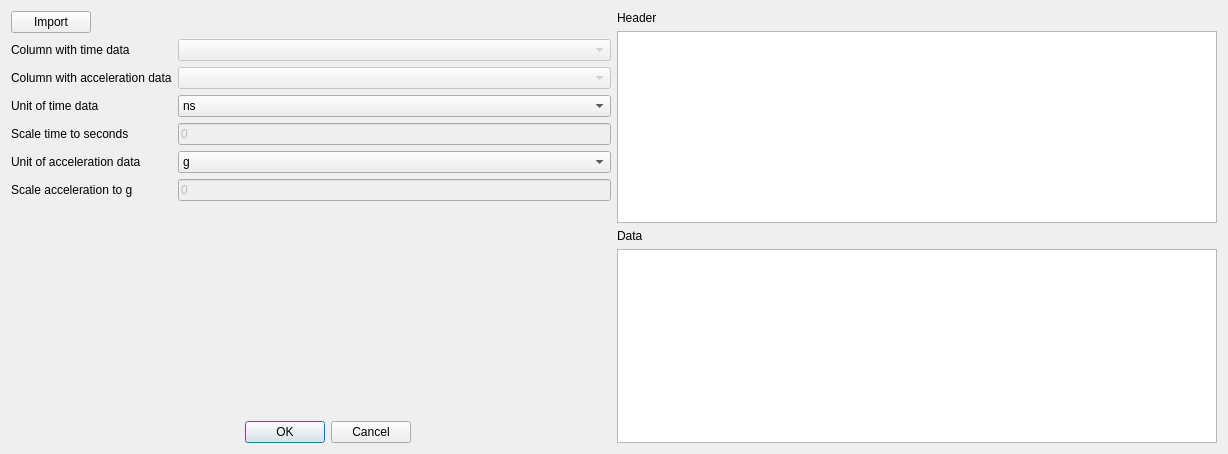
<?xml version="1.0" encoding="UTF-8"?>
<ui version="4.0">
 <class>Dialog</class>
 <widget class="QDialog" name="Dialog">
  <property name="geometry">
   <rect>
    <x>0</x>
    <y>0</y>
    <width>1228</width>
    <height>454</height>
   </rect>
  </property>
  <property name="windowTitle">
   <string>Dialog</string>
  </property>
  <layout class="QVBoxLayout" name="verticalLayout_2">
   <item>
    <layout class="QHBoxLayout" name="horizontalLayout_7">
     <item>
      <layout class="QVBoxLayout" name="verticalLayout">
       <item>
        <layout class="QHBoxLayout" name="horizontalLayout_4">
         <item>
          <widget class="QPushButton" name="import_button">
           <property name="text">
            <string>Import</string>
           </property>
          </widget>
         </item>
         <item>
          <spacer name="horizontalSpacer">
           <property name="orientation">
            <enum>Qt::Horizontal</enum>
           </property>
           <property name="sizeHint" stdset="0">
            <size>
             <width>40</width>
             <height>20</height>
            </size>
           </property>
          </spacer>
         </item>
        </layout>
       </item>
       <item>
        <layout class="QFormLayout" name="formLayout">
         <item row="0" column="0">
          <widget class="QLabel" name="columTime_label">
           <property name="text">
            <string>Column with time data</string>
           </property>
          </widget>
         </item>
         <item row="0" column="1">
          <widget class="QComboBox" name="columnTime_combo">
           <property name="enabled">
            <bool>false</bool>
           </property>
          </widget>
         </item>
         <item row="1" column="0">
          <widget class="QLabel" name="columnAcc_label">
           <property name="text">
            <string>Column with acceleration data</string>
           </property>
          </widget>
         </item>
         <item row="1" column="1">
          <widget class="QComboBox" name="columnAcc_combo">
           <property name="enabled">
            <bool>false</bool>
           </property>
          </widget>
         </item>
         <item row="2" column="0">
          <widget class="QLabel" name="unitTime_label">
           <property name="text">
            <string>Unit of time data</string>
           </property>
          </widget>
         </item>
         <item row="2" column="1">
          <widget class="QComboBox" name="unitTime_combo">
           <item>
            <property name="text">
             <string>ns</string>
            </property>
           </item>
           <item>
            <property name="text">
             <string>ms</string>
            </property>
           </item>
           <item>
            <property name="text">
             <string>s</string>
            </property>
           </item>
           <item>
            <property name="text">
             <string>min</string>
            </property>
           </item>
           <item>
            <property name="text">
             <string>h</string>
            </property>
           </item>
           <item>
            <property name="text">
             <string>custom</string>
            </property>
           </item>
          </widget>
         </item>
         <item row="3" column="0">
          <widget class="QLabel" name="scaleTime_label">
           <property name="text">
            <string>Scale time to seconds</string>
           </property>
          </widget>
         </item>
         <item row="3" column="1">
          <widget class="QLineEdit" name="scaleTime_edit">
           <property name="enabled">
            <bool>false</bool>
           </property>
           <property name="text">
            <string>0</string>
           </property>
          </widget>
         </item>
         <item row="4" column="0">
          <widget class="QLabel" name="unitAcc_label">
           <property name="text">
            <string>Unit of acceleration data</string>
           </property>
          </widget>
         </item>
         <item row="4" column="1">
          <widget class="QComboBox" name="unitAcc_combo">
           <item>
            <property name="text">
             <string>g</string>
            </property>
           </item>
           <item>
            <property name="text">
             <string>ms^2</string>
            </property>
           </item>
           <item>
            <property name="text">
             <string>custom</string>
            </property>
           </item>
          </widget>
         </item>
         <item row="5" column="0">
          <widget class="QLabel" name="scaleAcc_label">
           <property name="text">
            <string>Scale acceleration to g</string>
           </property>
          </widget>
         </item>
         <item row="5" column="1">
          <widget class="QLineEdit" name="scaleAcc_edit">
           <property name="enabled">
            <bool>false</bool>
           </property>
           <property name="text">
            <string>0</string>
           </property>
          </widget>
         </item>
        </layout>
       </item>
       <item>
        <layout class="QHBoxLayout" name="horizontalLayout_6">
         <item>
          <spacer name="horizontalSpacer_5">
           <property name="orientation">
            <enum>Qt::Horizontal</enum>
           </property>
           <property name="sizeHint" stdset="0">
            <size>
             <width>40</width>
             <height>20</height>
            </size>
           </property>
          </spacer>
         </item>
         <item>
          <widget class="QDialogButtonBox" name="buttonBox">
           <property name="orientation">
            <enum>Qt::Horizontal</enum>
           </property>
           <property name="standardButtons">
            <set>QDialogButtonBox::Cancel|QDialogButtonBox::Ok</set>
           </property>
          </widget>
         </item>
         <item>
          <spacer name="horizontalSpacer_3">
           <property name="orientation">
            <enum>Qt::Horizontal</enum>
           </property>
           <property name="sizeHint" stdset="0">
            <size>
             <width>40</width>
             <height>20</height>
            </size>
           </property>
          </spacer>
         </item>
        </layout>
       </item>
      </layout>
     </item>
     <item>
      <layout class="QVBoxLayout" name="verticalLayout_3">
       <item>
        <widget class="QLabel" name="header_label">
         <property name="text">
          <string>Header</string>
         </property>
        </widget>
       </item>
       <item>
        <widget class="QPlainTextEdit" name="sample_edit">
         <property name="sizePolicy">
          <sizepolicy hsizetype="Expanding" vsizetype="Minimum">
           <horstretch>0</horstretch>
           <verstretch>0</verstretch>
          </sizepolicy>
         </property>
        </widget>
       </item>
       <item>
        <widget class="QLabel" name="label">
         <property name="text">
          <string>Data</string>
         </property>
        </widget>
       </item>
       <item>
        <widget class="QTableWidget" name="data_table"/>
       </item>
      </layout>
     </item>
    </layout>
   </item>
  </layout>
 </widget>
 <resources/>
 <connections>
  <connection>
   <sender>buttonBox</sender>
   <signal>accepted()</signal>
   <receiver>Dialog</receiver>
   <slot>accept()</slot>
   <hints>
    <hint type="sourcelabel">
     <x>248</x>
     <y>254</y>
    </hint>
    <hint type="destinationlabel">
     <x>157</x>
     <y>274</y>
    </hint>
   </hints>
  </connection>
  <connection>
   <sender>buttonBox</sender>
   <signal>rejected()</signal>
   <receiver>Dialog</receiver>
   <slot>reject()</slot>
   <hints>
    <hint type="sourcelabel">
     <x>316</x>
     <y>260</y>
    </hint>
    <hint type="destinationlabel">
     <x>286</x>
     <y>274</y>
    </hint>
   </hints>
  </connection>
 </connections>
</ui>
